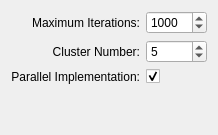
                         <widget class="QWidget" name="page_5">
                          <layout class="QVBoxLayout" name="verticalLayout_22">
                           <item>
                            <layout class="QGridLayout" name="gridLayout_4">
                             <item row="0" column="0">
                              <widget class="QLabel" name="label_11">
                               <property name="text">
                                <string>Maximum Iterations:</string>
                               </property>
                               <property name="alignment">
                                <set>Qt::AlignRight|Qt::AlignTrailing|Qt::AlignVCenter</set>
                               </property>
                              </widget>
                             </item>
                             <item row="0" column="1">
                              <widget class="QSpinBox" name="qrsSetKMaxIterSpinBox">
                               <property name="maximum">
                                <number>10000</number>
                               </property>
                               <property name="value">
                                <number>1000</number>
                               </property>
                              </widget>
                             </item>
                             <item row="1" column="0">
                              <widget class="QLabel" name="label_12">
                               <property name="text">
                                <string>Cluster Number:</string>
                               </property>
                               <property name="alignment">
                                <set>Qt::AlignRight|Qt::AlignTrailing|Qt::AlignVCenter</set>
                               </property>
                              </widget>
                             </item>
                             <item row="1" column="1">
                              <widget class="QSpinBox" name="qrsSetKClusterNumSpinBox">
                               <property name="value">
                                <number>5</number>
                               </property>
                              </widget>
                             </item>
                             <item row="3" column="0">
                              <spacer name="verticalSpacer_4">
                               <property name="orientation">
                                <enum>Qt::Vertical</enum>
                               </property>
                               <property name="sizeHint" stdset="0">
                                <size>
                                 <width>20</width>
                                 <height>40</height>
                                </size>
                               </property>
                              </spacer>
                             </item>
                             <item row="2" column="0">
                              <widget class="QLabel" name="label_15">
                               <property name="text">
                                <string>Parallel Implementation:</string>
                               </property>
                               <property name="alignment">
                                <set>Qt::AlignRight|Qt::AlignTrailing|Qt::AlignVCenter</set>
                               </property>
                              </widget>
                             </item>
                             <item row="2" column="1">
                              <widget class="QCheckBox" name="qrsSetKMeansParallelCheckBox">
                               <property name="text">
                                <string/>
                               </property>
                               <property name="checked">
                                <bool>true</bool>
                               </property>
                              </widget>
                             </item>
                            </layout>
                           </item>
                          </layout>
                         </widget>
